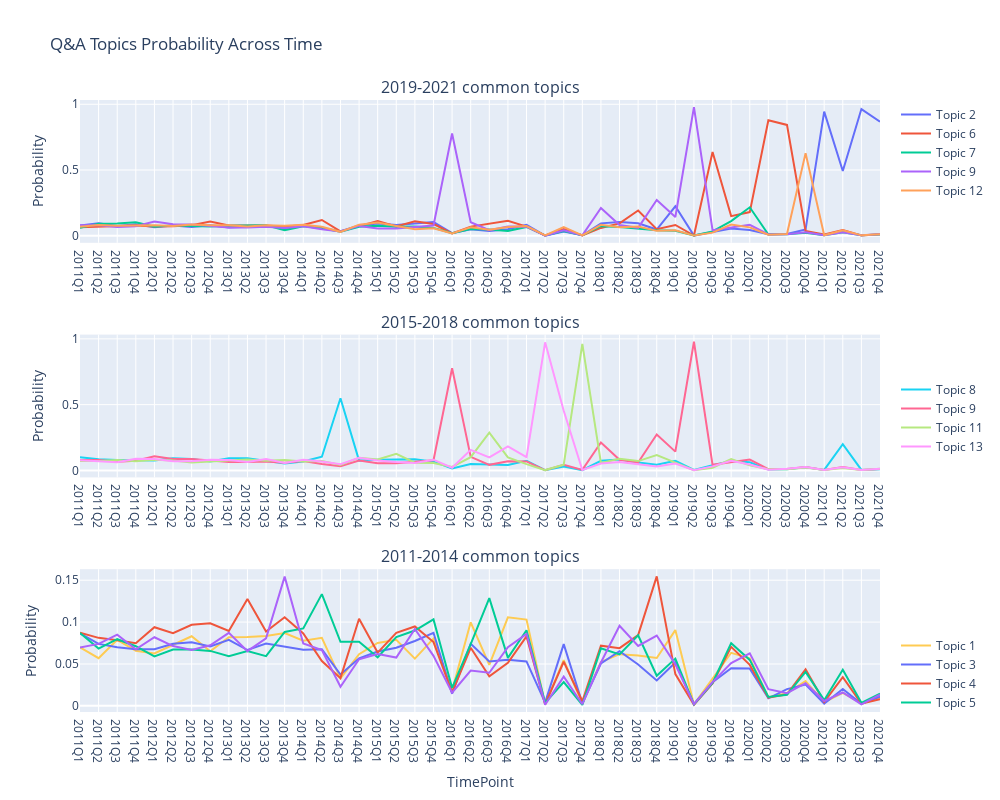

The notebook cell saved with this chart:
### Code cell
import plotly.graph_objects as go
from plotly.subplots import make_subplots
import plotly.figure_factory as ff
td_plot = td.copy()
td_plot["timepoint"] = dtm_df["year_quater"].astype(str)
# td_plot["timepoint"] replace "-" to "Q"
td_plot["timepoint"] = td_plot["timepoint"].str.replace("-", "Q")

fig = make_subplots(
    rows=3, cols=1,
    column_widths=[1],
    row_heights=[2., 2., 2.],
    specs=[
        [{"type": "scatter"}],
        [{"type": "scatter"}],
        [{"type": "scatter"}]
        ], 
    subplot_titles=("2019-2021 common topics", "2015-2018 common topics", "2011-2014 common topics"),
    vertical_spacing=0.15,
    horizontal_spacing=0.1,
        )


# tp2 tp6 tp7 tp9 tp12
recent_list = [1,5,6,8,11]
for k in recent_list:
    fig.add_trace(go.Scatter(
        x=td_plot["timepoint"].astype(str),
        y=td_plot["topic_{}".format(k + 1)],
        name="Topic {}".format(k + 1),
        legendgroup='1',
        ), row=1, col=1)

# tp11, tp13, tp8, tp9 
middle_list = [7,8,10,12]
for k in middle_list:
    fig.add_trace(go.Scatter(
        x=td_plot["timepoint"].astype(str),
        y=td_plot["topic_{}".format(k + 1)],
        name="Topic {}".format(k + 1), 
        legendgroup='2',
        ), row=2, col=1)

# early stage
# tp1 tp3 tp4 tp5 tp10     
early_list = [0,2,3,4,9]
for k in early_list:
    fig.add_trace(go.Scatter(
        x=td_plot["timepoint"].astype(str),
        y=td_plot["topic_{}".format(k + 1)],
        name="Topic {}".format(k + 1), 
        legendgroup='3',
        ), row=3, col=1)

fig.update_layout(
    height=800, 
    width=1000, 
    title_text="Q&A Topics Probability Across Time", 
    xaxis3_title = 'TimePoint',
    yaxis1_title = 'Probability',
    yaxis2_title = 'Probability',
    yaxis3_title = 'Probability',
    legend_tracegroupgap = 180,
    # yaxis1_range=[0.0, 1.0],
    # # yaxis2_range=[50, 90],
    # # yaxis3_range=[50, 90]
    )
